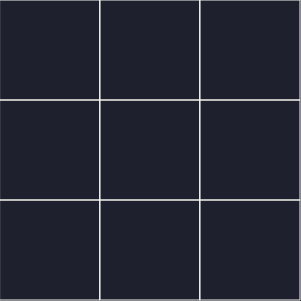
Frame 1 (no input)
Frame 60 (no input): identical to frame 1, image omitted
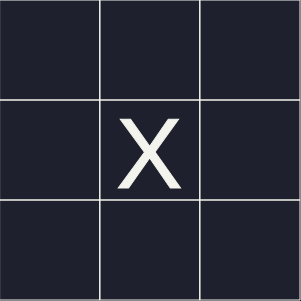
Frame 120 (the mouse pressed at the canvas centre since frame 60)

The p5.js sketch that drew these frames (run headless with seeded random() and noise() and a simulated clock; from frame 60 on, the mouse is pressed at the canvas centre):

// p5.js sketch
// ── sketch.js
const BLANK = " ";
const human_XO = "X";
const ai_XO = "O";
const X = "X";
const O = "O";
const cellSIZE = 100;
let GAME_STATE = true;
let TURN;
let hasWinner = false;
let TheWinner = null;

const ai_won_wordbank = [
  "Bet you can't beat an AI",
  "Guess I'm smarter than you!",
  "Computers will rule the world soon enough",
  "Come on, that's the best you can do?",
  "To think I was going easy on you",
];

const human_won_wordbank = [
  "Wow! You actually beat an AI",
  " How did you even do that?",
  "Did you use a cheat or something?",
  "I guess I should say congratulations to you",
  "You're not half bad at this for a human",
];

const human_turn_wordbank = [
  "Try to outsmart me! I know you can't",
  "Don't take too long, you're losing anyway",
  "I can read your moves, you know",
  "At least make an effort to win!",
  "You're really starting to bore me",
  "No pressure, but I think you're gonna lose",
  "Do you honestly think you can beat me?",
  "I could play with one eye closed and still win",
];

const ai_turn_wordbank = [
  "Try to relax while I make a move",
  "You actually made a challenging move, I'll have to think about my next step",
  "Don't get nervous, I'm just planning how to bear you",
  "Wait for a little while, even AIs have to think",
  "Stay calm while I make a move, I'm sure you're losing anyway",
];

const tie_wordbank = [
  "Are you trying to tell me we have equal brain capacity?",
  "You should know that I meant for us to tie",
  "Thank me for going easy on you",
  "I'm pretty sure you used some sort of cheat or hack to tie with me",
  "You will never be an equal to my intellect",
  "This is just one tie game, don't get too cocky",
];

let BOARD = [
  [[BLANK], [BLANK], [BLANK]],
  [[BLANK], [BLANK], [BLANK]],
  [[BLANK], [BLANK], [BLANK]],
];

let turn_label;
let winner_label;
let ai_speech_label;
let playagain_label;

function setup() {
  createCanvas(301, 301);

  if (random() > 0.5) {
    TURN = "human";
  } else {
    TURN = "ai";
    setTimeout(() => {
      let possible = [
        [0, 0],
        [0, 2],
        [1, 1],
        [2, 0],
        [2, 2],
      ];
      possible = possible[int(random(0, 5))];
      BOARD[possible[0]][possible[1]] = ai_XO;
      TURN = "human";
    }, int(random(1000, 1200)));
  }

  turn_label = createP(`turn: ${TURN}`);
  ai_speech_label = createP(``);
  winner_label = createP(``);
  playagain_label = createP(``);
}

function draw() {
  background("#1e212d");
  drawBOARD(BOARD, cellSIZE);
  shoWinner();
  drawTURN();
  checkForTie();
}

function checkForTie() {
  let blanks = 0;

  for (let i = 0; i < BOARD.length; i++) {
    for (let j = 0; j < BOARD.length; j++) {
      if (BOARD[i][j] == BLANK) {
        blanks += 1;
      }
    }
  }

  if (blanks == 0) {
    hasWinner = "tie";
  }
}

function drawBOARD(board, size) {
  for (let i = 0; i < board.length; i++) {
    for (let j = 0; j < board.length; j++) {
      let x = j * size;
      let y = i * size;

      fill("#f3f4ed");

      if (board[i][j] == X) {
        textSize(size);
        text(X, x + 16, y + size - 12);
      } else if (board[i][j] == O) {
        textSize(size);
        text(O, x + 12, y + size - 12);
      }

      noFill();
      stroke("#f3f4ed");
      rect(x, y, size, size);
    }
  }
}

function mousePressed() {
  let mY = mouseY;
  let mX = mouseX;

  for (let i = 0; i < BOARD.length; i++) {
    for (let j = 0; j < BOARD.length; j++) {
      if (BOARD[i][j] == BLANK && GAME_STATE && TURN == "human") {
        let cellX = j * cellSIZE;
        let cellY = i * cellSIZE;
        let cellWidth = cellX + cellSIZE;
        let cellHeight = cellY + cellSIZE;

        if (mX > cellX && mX < cellWidth && mY > cellY && mY < cellHeight) {
          humanTURN(i, j);
        }
      }
    }
  }
}

function humanTURN(i, j) {
  if (!hasWinner) {
    BOARD[i][j] = human_XO;
    checkForWinner();
    TURN = "ai";
    AiTURN();
  }
}

function AiTURN() {
  setTimeout(() => {
    if (!hasWinner) {
      let aiMOVE = findBestMove(BOARD);
      BOARD[aiMOVE.i][aiMOVE.j] = ai_XO;
      checkForWinner();
      TURN = "human";
    }
  }, int(random(100, 500)));
}

function checkForWinner(board = BOARD, usingAlgo = false) {
  let blanks = 0;
  let winner = null;

  //horizontal

  for (let i = 0; i < board.length; i++) {
    if (
      ifEqual(String(board[i][0]), String(board[i][1]), String(board[i][2]))
    ) {
      winner = String(board[i][0]);
    }
  }

  //vertical

  for (let i = 0; i < board.length; i++) {
    if (
      ifEqual(String(board[0][i]), String(board[1][i]), String(board[2][i]))
    ) {
      winner = String(board[0][i]);
    }
  }

  //diagonal
  if (ifEqual(String(board[0][0]), String(board[1][1]), String(board[2][2]))) {
    winner = String(board[0][0]);
  }

  if (ifEqual(String(board[2][0]), String(board[1][1]), String(board[0][2]))) {
    winner = String(board[2][0]);
  }

  for (let i = 0; i < board.length; i++) {
    for (let j = 0; j < board.length; j++) {
      if (board[i][j] == BLANK) {
        blanks += 1;
      }
    }
  }

  if (winner == null && blanks == 0) {
    return 0;
  } else if (!usingAlgo && winner == null && blanks == 0) {
    console.log("yes");
    stopGAME();
    hasWinner = "tie";
  } else if (!usingAlgo && winner != null) {
    stopGAME();
    hasWinner = true;
    TheWinner = winner;
  } else if (usingAlgo && winner != null) {
    return winner;
  }
}

function ifEqual(a, b, c) {
  return a == b && b == c && c != BLANK;
}

function stopGAME() {
  GAME_STATE = false;
}

function shoWinner() {
  if (hasWinner && hasWinner != "tie") {
    const winner_ =
      TheWinner === O
        ? ai_won_wordbank[int(random(ai_won_wordbank.length))]
        : human_won_wordbank[int(random(human_won_wordbank.length))];
    winner_label.html(`${winner_}`);
    turn_label.html("");
    ai_speech_label.html("");
    playagain_label.html("play again?");
    playagain_label.mouseClicked(() => {
      restartGame();
    });
    noLoop();
  } else if (hasWinner == "tie") {
    playagain_label.mouseClicked(() => {
      restartGame();
    });
    turn_label.html("");
    ai_speech_label.html("");
    winner_label.html(tie_wordbank[int(random(tie_wordbank.length))]);
    playagain_label.html("play again?");
    noLoop();
  }
}

function restartGame() {
  turn_label.html("");
  ai_speech_label.html("");
  winner_label.html("");
  playagain_label.html("");
  TheWinner = null;
  hasWinner = false;
  prevTurn = null;
  BOARD = [
    [[BLANK], [BLANK], [BLANK]],
    [[BLANK], [BLANK], [BLANK]],
    [[BLANK], [BLANK], [BLANK]],
  ];
  GAME_STATE = true;
  loop();
}

let prevTurn = null;

function drawTURN() {
  if (prevTurn != TURN && !hasWinner) {
    const aiSpeech_ =
      TURN === "human"
        ? `${human_turn_wordbank[int(random(human_turn_wordbank.length))]}`
        : `${ai_turn_wordbank[int(random(ai_turn_wordbank.length))]}`;
    const turn_ = TURN === "human" ? "your turn" : "ai's turn";
    turn_label.html(turn_);

    ai_speech_label.html(`ai: ${aiSpeech_}`);
    prevTurn = TURN;
  }
}

// ── minimax.js
function findBestMove (board) {
    
    let values = [];
    let newMove = null;
    bestScore = -Infinity;

    for (let i = 0; i < board.length; i++) {
        for (let j = 0; j < board.length; j++) {
            
            let current = board[i][j];
            

            if (current == BLANK ) {
                
                board[i][j] = ai_XO;
                let newBOARD = new BOARD_();
                newBOARD.matrix = board;
                let current_value = minimax(newBOARD.matrix, 0, false);
                board[i][j] = BLANK;

                if (current_value > bestScore) {
                    bestScore = current_value;
                    newMove = { i, j };
                  }

            }

        }
       
       
    }

  
  return newMove;
    

}

function minimax(board, depth, isMaximizingPlayer) {
    

    let result = checkForWinner(board, true);
        
    if (result != null){
        if(result == 'X') {
           return Number(-10);
        }else if (result == 'O') {
            return Number(10);
        }else {
            return Number(0);
        }
    }



 
    if (isMaximizingPlayer) {

        let bestVal = -Infinity;

        for (let i = 0; i < board.length; i++) {
            for (let j = 0; j < board.length; j++) {
                
        
                if (board[i][j] == BLANK ) {
                    
                    board[i][j] = ai_XO;
                    let newBOARD = new BOARD_();
                    newBOARD.matrix = board;
                    let current_value = minimax(newBOARD.matrix, depth + 1, false);
                    board[i][j] = BLANK;
                    bestVal = max(current_value, bestVal)
                }
            }
        }

        return bestVal;

    }else if (!isMaximizingPlayer) {

        let bestVal = Infinity;

        for (let i = 0; i < board.length; i++) {
            for (let j = 0; j < board.length; j++) {
                
                
                if (board[i][j] == BLANK ) {
                    board[i][j]  = human_XO;
                    let newBOARD = new BOARD_();
                    newBOARD.matrix = board;
                    let current_value = minimax(newBOARD.matrix, depth + 1, true);
                    board[i][j] = BLANK;
                    bestVal = min(current_value, bestVal)
                }
            }
        }

        return bestVal;

    }

    
}


class BOARD_ {
    constructor () {
        this.i = 0;
        this.matrix = [

            [[O],[BLANK],[BLANK]],
            [[O],[BLANK],[BLANK]],
            [[O],[BLANK],[BLANK]]
            
            ];
    }
}
